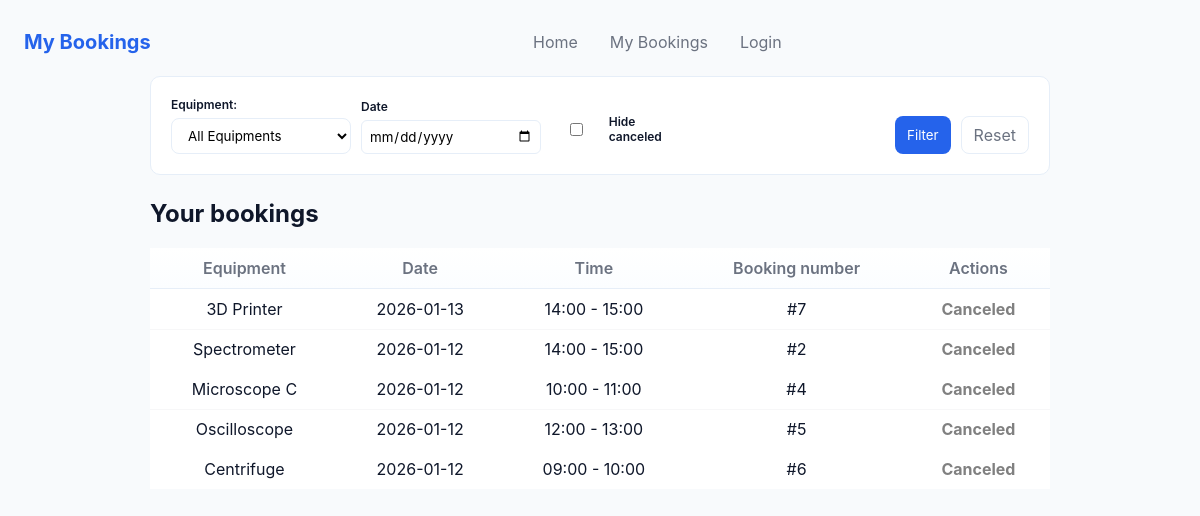
The page /mybookings.php (signed in) on the database its author committed.
### tables this page shows
CREATE TABLE `reservation` (
  `reservation_id` int(11) NOT NULL,
  `user_id` int(11) NOT NULL,
  `equipment_id` int(11) NOT NULL,
  `reservation_date` date NOT NULL,
  `start_time` time NOT NULL,
  `end_time` time NOT NULL,
  `created_at` datetime NOT NULL,
  `status` varchar(20) NOT NULL,
  `purpose` varchar(200) NOT NULL
);

CREATE TABLE `equipment` (
  `equipment_id` int(11) NOT NULL,
  `equipment_number` varchar(10) NOT NULL,
  `equipment_name` varchar(100) NOT NULL,
  `status` varchar(15) NOT NULL
);

### mybookings.php (the view, shortened to what this page needs)
<?php
$servername = "localhost";
$username = "root";
$password = "";
$dbname = "lab_equipment";
$conn = new mysqli($servername, $username, $password, $dbname);
$user_id = $_SESSION['user_id'];
$filter_date = $_GET['date'] ?? '';
$hide_canceled = isset($_GET['hide_canceled']);
$sql = "SELECT r.reservation_id, e.equipment_name, r.reservation_date, r.start_time, r.end_time, r.status
        FROM reservation r
        JOIN equipment e ON r.equipment_id = e.equipment_id
        WHERE r.user_id = ?";
$params = [$user_id];
$types = "i";
$sql .= " ORDER BY r.reservation_date DESC";
$stmt = $conn->prepare($sql);
$stmt->bind_param($types, ...$params);
$stmt->execute();
$result = $stmt->get_result();
?>
<!doctype html>
<html lang="en">
  <head>
    <link rel="stylesheet" href="styles.css" />
  </head>
  <body>
    <header>
      <div class="topbar">
        <h1>My Bookings</h1>
        <nav class="nav">
          <a href="index.php">Home</a>
          <a href="mybookings.php">My Bookings</a>
          <a href="login.php">Login</a>
        </nav>
      </div>
    </header>
    <main>
      <section style="max-width:900px;margin:16px auto;">
      <?php if (!isset($_SESSION['user_id'])): ?>
      <div class="muted">
        You are not logged in. <a href="login.php">Login</a> to see your bookings.
      </div>
    <?php else: ?>
      <div id="bookingsArea">
    <div class="card" style="margin-bottom: 24px;">
        <form method="GET" action="mybookings.php" class="filter-form">
        <div class="filter-group">
            <label>Equipment:</label>
            <select name="equipment">
                <option value="">All Equipments</option>
            </select>
        </div>
        <div class = "filter-group">
            <label >Date</label>
            <input type="date" name="date" value="<?= $filter_date ?>" style="padding: 7px; border-radius: 6px; border: 1px solid var(--surface-border);">
        </div>
       <div class="filter-group checkbox-group">
            <input type="checkbox" name="hide_canceled" id="hide_canceled" <?= $hide_canceled ? 'checked' : '' ?>>
            <label for="hide_canceled">Hide canceled</label>
        </div>
        <div class="filter-actions">
            <button type="submit" class="btn primary">Filter</button>
            <a href="mybookings.php" class="btn ghost">Reset</a>
        </div>
        </form>
    </div>
          <h2>Your bookings</h2>
          <?php if ($result->num_rows === 0): ?>
              <p class="muted">No bookings yet.</p>
          <?php else: ?>
              <table id="myBookingsTable">
                  <thead>
                      <tr>
                          <th>Equipment</th>
                          <th>Date</th>
                          <th>Time</th>
                          <th>Booking number</th>
                          <th>Actions</th>
                      </tr>
                  </thead>
                  <tbody>
                      <?php while ($row = $result->fetch_assoc()): ?>
                          <tr>
                              <td><?= htmlspecialchars($row['equipment_name']) ?></td>
                              <td><?= htmlspecialchars($row['reservation_date']) ?></td>
                              <td>
                                 <?= htmlspecialchars(date('H:i', strtotime($row['start_time']))) ?>
                                  -
                                 <?= htmlspecialchars(date('H:i', strtotime($row['end_time']))) ?>
                              </td>
                              <td> #<?= $row['reservation_id'] ?> </td>
                              <td class="actions-cell">
                                <?php if ($row['status'] === 'canceled'): ?>
                                    <span style="color: gray; font-weight: bold;">Canceled</span>
                                <?php endif; ?>
                            </td>
                          </tr>
                      <?php endwhile; ?>
                  </tbody>
              </table>
          <?php endif; ?>
      </div>
      <?php endif; ?>
      </section>
    </main>
  </body>
</html>

### styles.css (style rules this page uses)
:root { --accent:#2563eb; --accent-2:#06b6d4; --bg:#f8fafc; --card:#ffffff; --muted:#6b7280; --booked:#ef4444; --surface-border:#e6eef8; }
* { box-sizing:border-box;font-family:Inter,Segoe UI, Roboto, "Helvetica Neue", Arial, sans-serif }
body { margin:0;padding:24px;background:var(--bg);color:#0f172a }
.topbar { display:flex;align-items:center;gap:16px;justify-content:space-between;max-width:1200px;margin:0 auto }
.topbar h1 { margin:0;font-size:20px;color:var(--accent) }
.nav { display:flex;gap:12px;align-items:center }
.nav a { color:var(--muted);text-decoration:none;padding:8px 10px;border-radius:6px }
table { border-collapse:separate;border-spacing:0;width:100%;min-width:720px;background:transparent }
th,td { padding:10px 12px;text-align:center }
th { position:sticky;top:0;background:linear-gradient(180deg,#ffffff, #fbfdff);color:var(--muted);font-weight:600;border-bottom:1px solid var(--surface-border) }
tbody tr { background:var(--card);border-bottom:8px solid transparent }
tbody tr:nth-child(even) { box-shadow:0 1px 0 rgba(15,23,42,0.03) inset }
.card { background:var(--card);border:1px solid var(--surface-border);padding:12px;border-radius:10px }
.btn { padding:8px 12px;border-radius:8px;border:none;cursor:pointer }
.btn.primary { background:var(--accent);color:#fff }
.btn.ghost { background:transparent;border:1px solid var(--surface-border);color:var(--muted) }
.card form { display:flex;flex-direction:column;gap:10px }
.card form label { display:block;font-weight:600;color:#0f172a }
.card form input { width:100%;padding:10px;border:1px solid var(--surface-border);border-radius:8px;background:transparent }
.card form button { background:var(--accent);color:#fff;border:none;padding:8px 12px;border-radius:8px;cursor:pointer }
.actions-cell { display: flex; gap: 8px; justify-content: center; align-items: center; }
.filter-form { display: flex !important; flex-direction: row !important; flex-wrap: wrap; gap: 20px; align-items: flex-end; padding: 8px; }
.filter-group { display: flex; flex-direction: column; gap: 6px; }
.filter-group label { font-size: 12px; font-weight: 700; color: var(--muted); margin-bottom: 0; }
.filter-group select, .filter-group input[type="date"] { padding: 8px 12px; border-radius: 8px; border: 1px solid var(--surface-border); background: #fff; min-width: 180px; }
.checkbox-group { flex-direction: row; align-items: center; padding-bottom: 10px; gap: 8px; }
.checkbox-group label { margin: 0; cursor: pointer; }
.filter-actions { display: flex; gap: 10px; margin-left: auto; }
.filter-actions .btn { height: 38px; display: flex; align-items: center; justify-content: center; text-decoration: none; }

### rows shown on the page
reservation: equipment.equipment_name "3D Printer", reservation_date "2026-01-13", start_time "14:00", end_time "15:00", reservation_id "7", status "Canceled"
reservation: equipment.equipment_name "Spectrometer", reservation_date "2026-01-12", start_time "14:00", end_time "15:00", reservation_id "2", status "Canceled"
reservation: equipment.equipment_name "Microscope C", reservation_date "2026-01-12", start_time "10:00", end_time "11:00", reservation_id "4", status "Canceled"
reservation: equipment.equipment_name "Oscilloscope", reservation_date "2026-01-12", start_time "12:00", end_time "13:00", reservation_id "5", status "Canceled"
reservation: equipment.equipment_name "Centrifuge", reservation_date "2026-01-12", start_time "09:00", end_time "10:00", reservation_id "6", status "Canceled"
